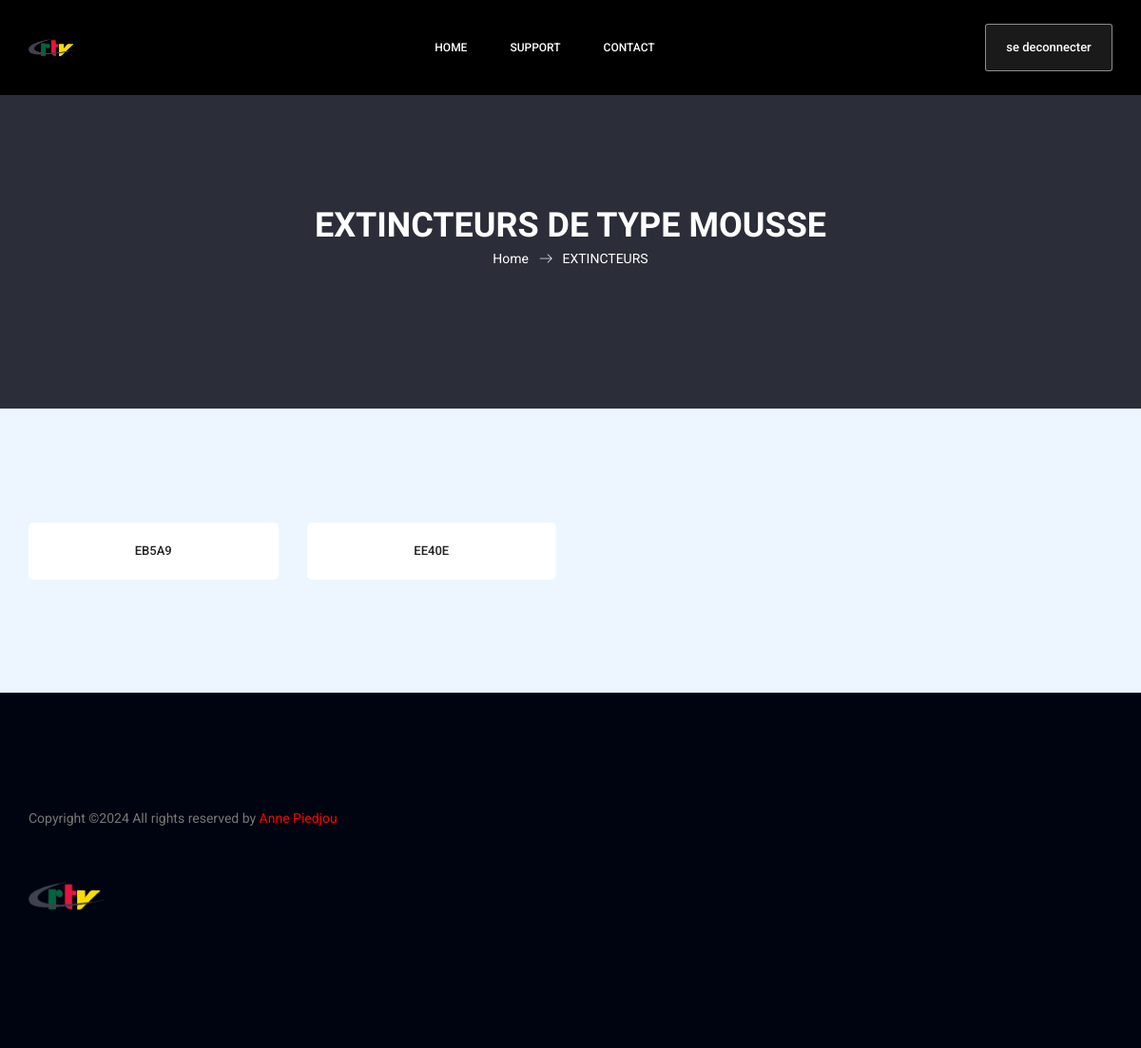
The page /extincteurs/mousse/ on the database as committed earlier.
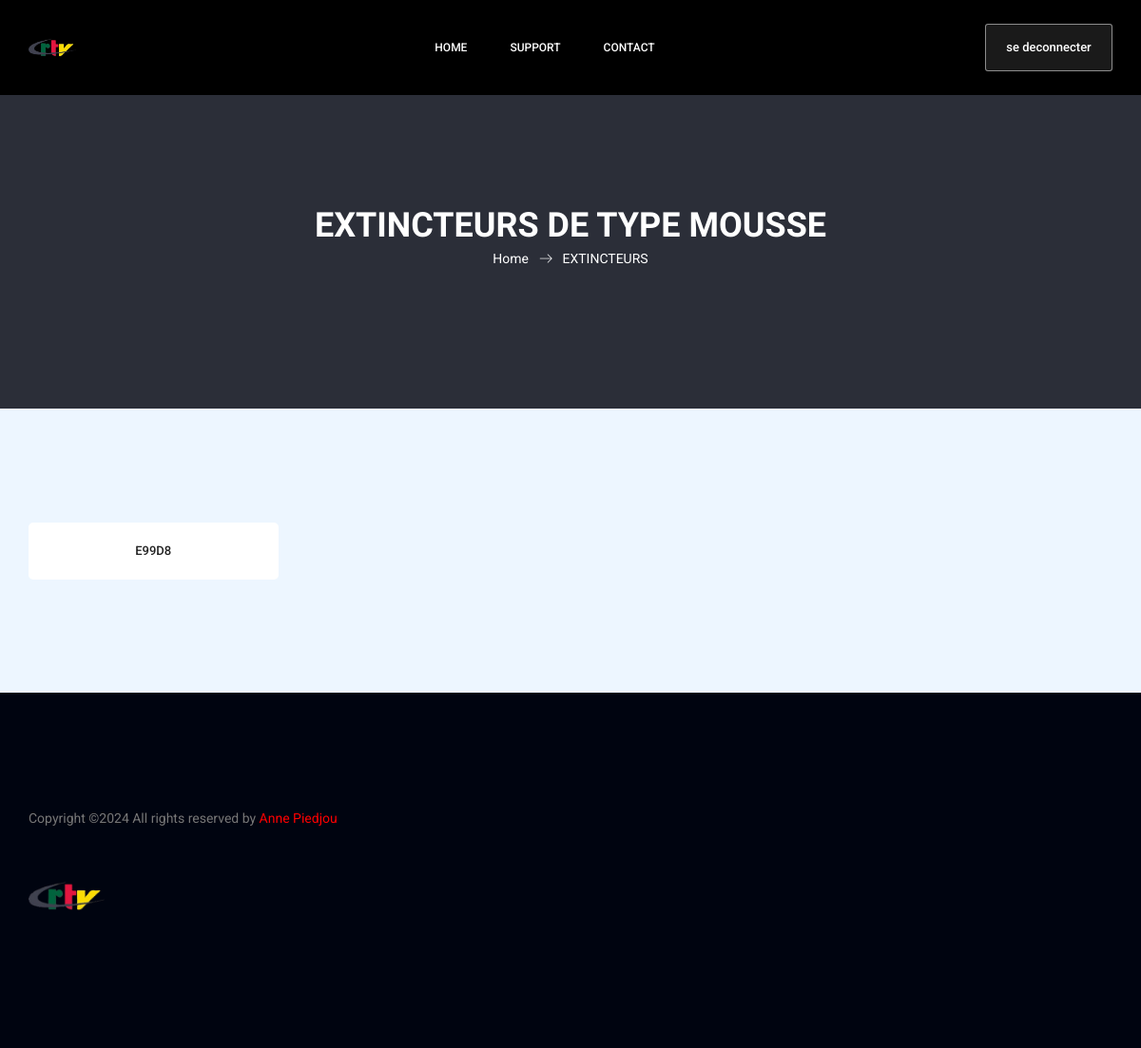
The same page on the database as committed later.
### extincteurs/models.py (models this page shows)
class Extincteur(models.Model):
    TYPE_CHOICES = [
        ('eau', 'Eau'),
        ('mousse', 'Mousse'),
        ('poudre', 'Poudre'),
        ('co2', 'CO2'),
    ]
    CLASSE_CHOICES = [
        ('A', 'Classe A'),
        ('B', 'Classe B'),
        ('C', 'Classe C'),
        ('D', 'Classe D'),
        ('F', 'Classe F'),
    ]
    code = models.CharField(max_length=5, primary_key=True, default=generate_extincteur_code, editable=False)
    type_extincteur = models.CharField(max_length=10, choices=TYPE_CHOICES)
    classe = models.CharField(max_length=2, choices=CLASSE_CHOICES, default="A")
    date_achat = models.DateField()
    date_valid = models.DateField(default=date(2024, 8, 24))
    localisation = models.CharField(max_length=255)
    def __str__(self):
        return f'{self.code} - {self.type_extincteur} ({self.localisation})'

### extincteurs/views.py (the view)
# urls.py: path('extincteurs/<str:type_extincteur>/', extincteurs, name='extincteurs'),
def extincteurs(request, type_extincteur):
    extincteurs = Extincteur.objects.filter(type_extincteur=type_extincteur)
    print(f"Type d'extincteur demandé : {type_extincteur}")
    print(f"Extincteurs trouvés : {list(extincteurs)}")
    return render(request, 'extincteurs.html', {'extincteurs': extincteurs, 'type_extincteur': type_extincteur})

### extincteurs/templates/extincteurs.html (shortened to what this page needs)
{% load static %}
<!doctype html>
<html lang="en">
    <head>
        <link rel="stylesheet" href="{% static 'css/bootstrap.css' %}">
        <link rel="stylesheet" href="{% static 'vendors/linericon/style.css' %}">
        <link rel="stylesheet" href="{% static 'css/font-awesome.min.css' %}">
        <link rel="stylesheet" href="{% static 'vendors/owl-carousel/owl.carousel.min.css' %}">
        <link rel="stylesheet" href="{% static 'vendors/lightbox/simpleLightbox.css' %}">
        <link rel="stylesheet" href="{% static 'vendors/nice-select/css/nice-select.css' %}">
        <link rel="stylesheet" href="{% static 'vendors/animate-css/animate.css' %}">
        <link rel="stylesheet" href="{% static 'vendors/flaticon/flaticon.css' %}">
        <link rel="stylesheet" href="{% static 'css/style.css' %}">
        <link rel="stylesheet" href="{% static 'css/responsive.css' %}">
    </head>
    <body>
        <header class="header_area">
            <div class="main_menu">
            	<nav class="navbar navbar-expand-lg navbar-light" style="background-color: black;">
					<div class="container box_1620">
						<a class="navbar-brand logo_h" href="{% url 'home' %}"><img src="{% static 'img/crtv.png' %}" width="50px" height="50px" alt=""></a>
						<div class="collapse navbar-collapse offset" id="navbarSupportedContent">
							<ul class="nav navbar-nav menu_nav justify-content-center">
								<li class="nav-item active"><a class="nav-link" href="{% url 'home' %}">Home</a></li>
								<li class="nav-item"><a class="nav-link" href="{% url 'support' %}">Support</a></li>
								<li class="nav-item"><a class="nav-link" href="{% url 'contact' %}">Contact</a>
							</ul>
							<ul class="nav navbar-nav navbar-right">
                                <li class="nav-item">
                                    <a href="{% url 'logout' %}" class="tickets_btn">se deconnecter</a>
                                </li>
                            </ul>
						</div>
					</div>
            	</nav>
            </div>
        </header>
        <section class="banner_area">
            <div class="banner_inner d-flex align-items-center" style="background-color: #2b2e38;">
				<div class="container">
					<div class="banner_content text-center" >
						<h2>Extincteurs de type {{ type_extincteur|capfirst }}</h2>
						<div class="page_link">
							<a href="index.html">Home</a>
							<a href="about-us.html">EXTINCTEURS</a>
						</div>
					</div>
				</div>
            </div>
        </section>
        <section class="made_life_area p_120">
			<div class="container">
				<div class="made_life_inner">
					<ul class="nav nav-tabs" id="myTab" role="tablist">
						{% for extincteur in extincteurs %}
						<li class="nav-item">
							<a class="nav-link" href="{% url 'details_extincteurs' code=extincteur.code %}">{{ extincteur.code }}</a>
						</li>
						{% empty %}
						<li class="nav-item">
							<a class="nav-link" href="#" aria-selected="true">Aucun extincteur trouvé</a>
						</li>
						{% endfor %}
					</ul>
				</div>
			</div>
		</section>
			  <footer class="footer_area p_120">
				<div class="container">
					<div class="row footer_inner">
						<div class="col-lg-5 col-sm-6">
							<aside class="f_widget ab_widget">
								<p> Copyright &copy;<script>document.write(new Date().getFullYear());</script> All rights reserved by <a href="https://colorlib.com" target="_blank">Anne Piedjou</a> </p>
								<a href="index.html"><img src="{%  static 'img/crtv.png' %}" width="80px" height="80px" alt=""></a>
							</aside>
						</div>
					</div>
				</div>
			</footer>
    </body>
</html>

Rows that differ between the two databases and show on the page:
removed Extincteur: code "EB5A9"
removed Extincteur: code "EE40E"
added Extincteur: type_extincteur "MOUSSE", code "E99D8"
Other text that changed with them:
{{ type_extincteur|capfirst }}: "MOUSSE" → (not shown)
